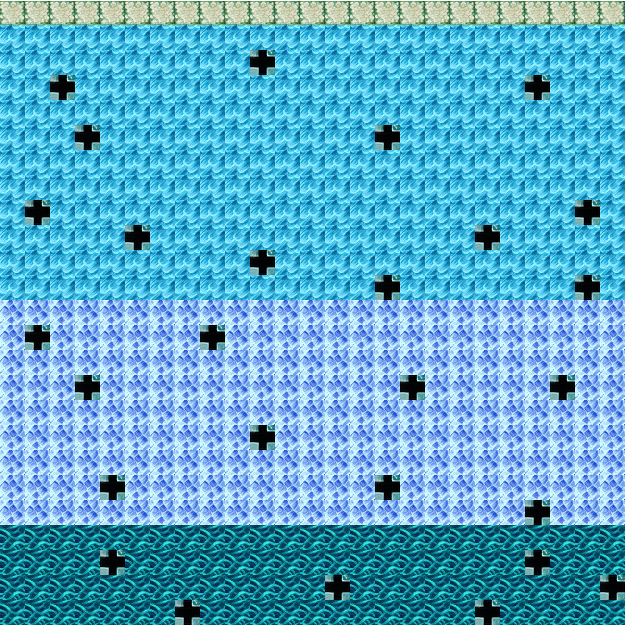

The image is a tile-based game level rendered from a .tmx file. Its description and source (layers, tilesets, objects; grid data summarised) follow:
An orthogonal 25x25 tile map with 25x25 px tiles, 1 tile layer (Map), 1 hidden layer not drawn, 5 tilesets.

<map version="1.0" tiledversion="1.1.0" orientation="orthogonal" renderorder="right-down" width="25" height="25" tilewidth="25" tileheight="25" infinite="0" nextobjectid="1">
 <tileset firstgid="1" source="water_1.tsx" />
 <tileset firstgid="2" source="water_2.tsx" />
 <tileset firstgid="3" source="water_3.tsx" />
 <tileset firstgid="4" source="tille_c.tsx" />
 <tileset firstgid="5" source="tille_s.tsx" />
 <layer name="Logic" width="25" height="25" visible="0" locked="1">
  <data>[625 cells, 27 non-empty, 1 distinct tile ids]</data>
 </layer>
 <layer name="Map" width="25" height="25">
  <data>[625 cells, 625 non-empty, 5 distinct tile ids]</data>
 </layer>
</map>